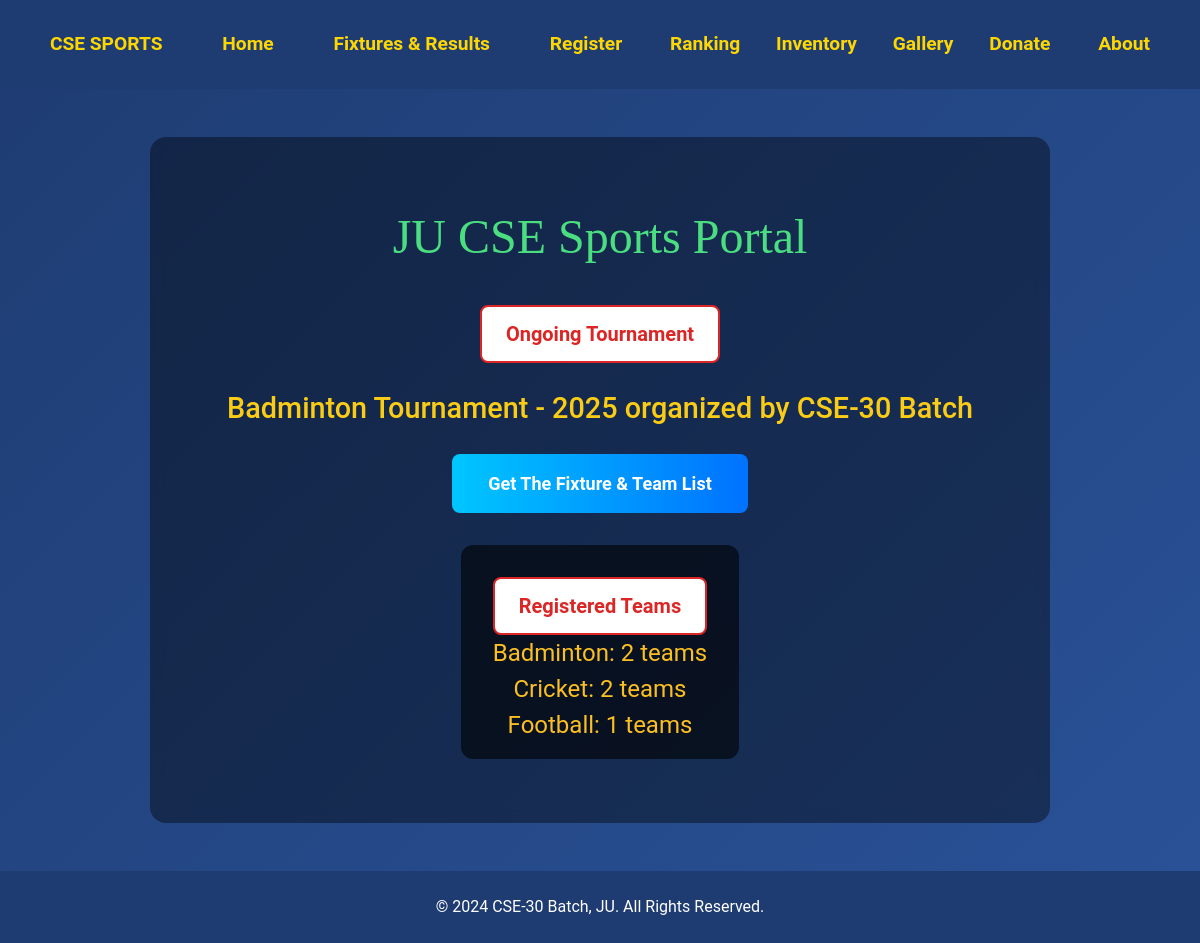
The page / on the database its author committed.
### portal/models.py (models this page shows, shortened)
class Game(models.Model):
    name = models.CharField(max_length=100, unique=True)
    team_count = models.IntegerField(default=0)

### portal/views.py (the view)
# urls.py: path('', views.home_view, name='home'),
def home_view(request):
    games = Game.objects.all()
    return render(request, 'home.html', {'games': games})

### portal/templates/home.html (shortened to what this page needs)
<!DOCTYPE html>
<html lang="en">
<head>
  <script src="https://cdn.tailwindcss.com"></script>
</head>
<body>
  <header>
    <nav>
      <ul>
        <li><a href="{% url 'home' %}" class="px-3 py-1 rounded hover:bg-white/20 hover:text-yellow-400">CSE SPORTS</a></li>
        <li><a href="{% url 'home' %}" class="px-3 py-1 rounded hover:bg-white/20 hover:text-yellow-400">Home</a></li>
        <li><a href="{% url 'fixtures' %}" class="px-3 py-1 rounded hover:bg-white/20 hover:text-yellow-400">Fixtures & Results</a></li>
        <li><a href="{% url 'register' %}" class="px-3 py-1 rounded hover:bg-white/20 hover:text-yellow-400">Register</a></li>
        <li><a href="{% url 'ranking' %}">Ranking</a></li>
        <li><a href="{% url 'inventory' %}">Inventory</a></li>
        <li><a href="{% url 'gallery' %}">Gallery</a></li>
        <li><a href="{% url 'donation' %}">Donate</a></li>
        <li><a href="https://juniv.edu/department/cse" class="px-3 py-1 rounded hover:bg-white/20 hover:text-yellow-400">About</a></li>
      </ul>
    </nav>
  </header>
  <main>
    <section id="home">
      <h1>JU CSE Sports Portal</h1>
      <h2>Ongoing Tournament</h2>
      <h3>Badminton Tournament - 2025 organized by CSE-30 Batch</h3>
      <a href="{% url 'fixtures' %}">
        <button>Get The Fixture & Team List</button>
      </a>
      <div id="team-counter">
        <h2>Registered Teams</h2>
        <ul>
          {% for game in games %}
            <li>{{ game.name }}: {{ game.team_count }} teams</li>
          {% endfor %}
        </ul>
      </div>
    </section>
  </main>
  <footer>
    <p>&copy; 2024 CSE-30 Batch, JU. All Rights Reserved.</p>
  </footer>
</body>
</html>

### portal/templates/home.html (style rules this page uses)
body { margin: 0; display: flex; flex-direction: column; min-height: 100vh; font-family: 'Roboto', sans-serif; background: linear-gradient(135deg, #1e3c72, #2a5298); }
header { background: #1e3c72; color: #fff; padding: 30px 20px; box-shadow: none; }
nav ul { list-style: none; padding: 0; margin: 0; display: flex; justify-content: space-around; font-size: 1.2rem; }
nav ul li { margin: 0 15px; }
nav ul li a { text-decoration: none; color: #FFD700; font-weight: bold; transition: color 0.3s ease; }
#home { max-width: 900px; background: rgba(0, 0, 0, 0.4); padding: 4rem 3rem; border-radius: 1rem; backdrop-filter: blur(6px); margin: 3rem auto; text-align: center; color: white; flex-grow: 1; }
#home h1 { font-size: 3rem; font-family: serif; color: #4ade80; margin-bottom: 1rem; }
#home h2 { margin-top: 1rem; font-size: 1.25rem; font-weight: 600; color: #dc2626; background: white; border: 2px solid #dc2626; border-radius: 0.5rem; display: inline-block; padding: 0.75rem 1.5rem; }
#home h3 { font-size: 1.8rem; font-weight: 500; margin-top: 1.5rem; color: #facc15; }
#home a button { margin-top: 1.5rem; background: linear-gradient(to right, #00c6ff, #0072ff); color: white; font-size: 1.125rem; font-weight: bold; border-radius: 0.5rem; padding: 1rem 2.25rem; cursor: pointer; border: none; transition: transform 0.2s ease, background 0.3s ease; }
#team-counter { margin-top: 2rem; font-size: 1.5rem; color: #fbbf24; background: rgba(0,0,0,0.6); padding: 1rem 2rem; border-radius: 0.75rem; width: fit-content; margin-left: auto; margin-right: auto; text-align: center; }
footer { background: #1e3c72; color: white; padding: 1.5rem 1rem; text-align: center; font-size: 1rem; margin-top: auto; }

### rows shown on the page
Game: name "Badminton", team_count "2"
Game: name "Cricket", team_count "2"
Game: name "Football", team_count "1"
